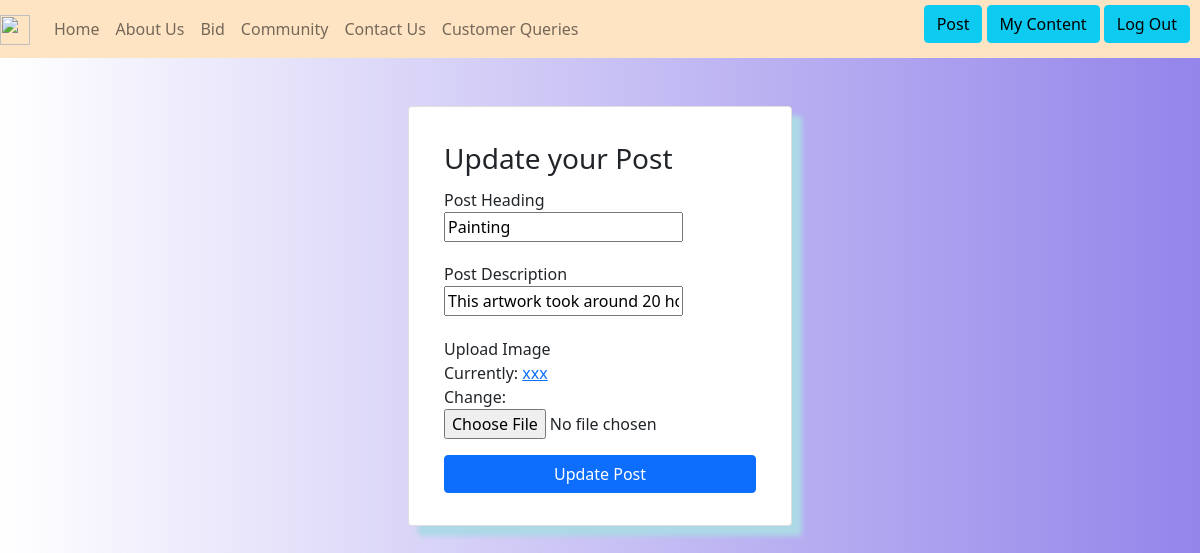
The page /update/1 (signed in) on the database as committed earlier.
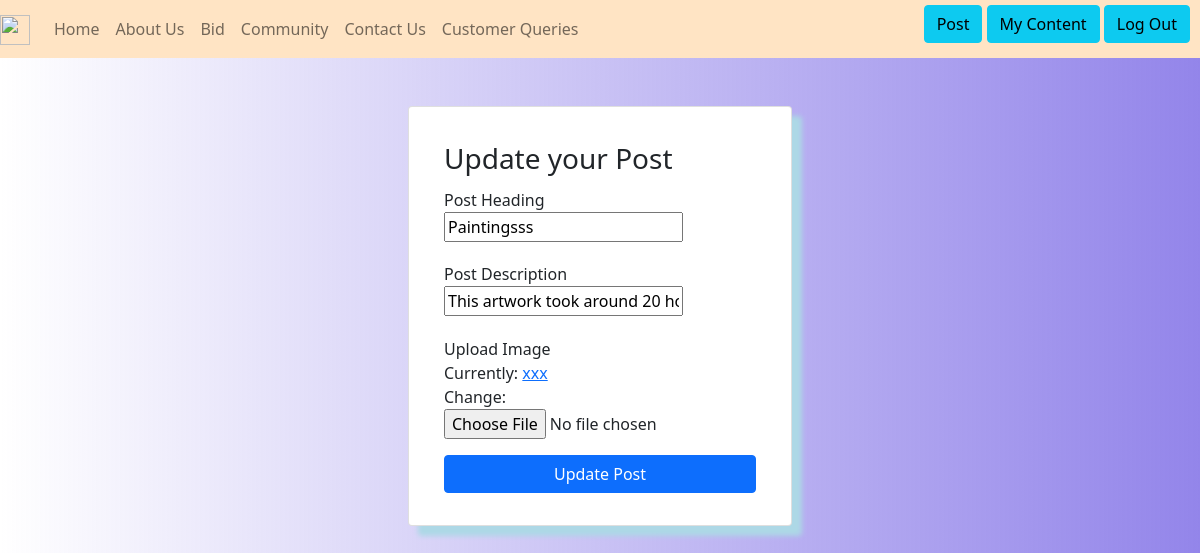
The same page on the database as committed later.
### artsforum/models.py (models this page shows, shortened)
class Posts(models.Model):
    image = models.ImageField(upload_to='uploads/posts')
    name = models.CharField(max_length=30)
    description = models.CharField(max_length=200)
    user_created =models.ForeignKey(User, on_delete=models.CASCADE)

### artsforum/views.py (the view)
# urls.py: path('update/<int:id>',views.update_page_view, name='query'),
def update_page_view(request, id):
    if request.user.is_authenticated:
        try:
            post = Posts.objects.get(id=id) # Retrive the posts with id passed through the url
        except Posts.DoesNotExist:
            raise Http404("Post does not exist") # Raise an exception
        if request.method == 'POST':
            form = PostCreation(request.POST,request.FILES)
            if form.is_valid():
                post.name = form.cleaned_data['name']
                post.description = form.cleaned_data['description']
                post.image = form.cleaned_data['image']
                post.save()
                return redirect('myposts')
        else:
            form = PostCreation(initial={
                'name': post.name,
                'description': post.description,
                'image': post.image
            })
        return render(request, 'users/update_post.html', {'form': form})
    return redirect('login')

### artsforum/forms.py
class PostCreation(forms.Form):
    image = forms.ImageField()
    min_length = 2
    max_length = 20
    message_lt_min = f"Should have at least {min_length} characters."
    message_ht_max = f"Should have at most{max_length} characters."
    name = forms.CharField(validators=[
    validators.MinLengthValidator(min_length, message_lt_min),
    validators.MaxLengthValidator(max_length, message_ht_max)
    ])
    max_length_des=200
    message_ht_max_des = f"Should have at most{max_length_des} characters."
    description = forms.CharField(validators=[
    validators.MinLengthValidator(min_length, message_lt_min),
    validators.MaxLengthValidator(max_length_des, message_ht_max_des)
    ])
    class Meta:
        model = Posts
        fields = ['image', 'name','description']

### artsforum/templates/users/update_post.html (shortened to what this page needs)
<!doctype html>
<html lang="en">
  <head>
    <link href="https://cdn.jsdelivr.net/npm/bootstrap@5.0.2/dist/css/bootstrap.min.css" rel="stylesheet">
  </head>
  <body style="background-image: linear-gradient(to right, rgba(255,0,0,0), rgb(147, 133, 234));">
    {% extends 'users/header.html' %}
    {% block content %}
    <div class="row d-flex justify-content-center" style="margin-top: 4%;">
        <div class="col-md-6 col-xl-4">
            <div class="card mb-5" style="box-shadow: 10px 10px 5px lightblue;">
                <div class="card-body d-flex flex-column align-items-center" style="margin-top: 5%;">
                    <form method="post" enctype="multipart/form-data">
                        <div class="container">
                            <div style="margin-bottom: 4%;">
                            <h3>Update your Post</h3>
                        </div>
                        <div class="row" style="margin-bottom: 1.5%;">
                            <div class="col">
                            <label>Post Heading</label>
                            </div>
                            <div class="col">
                                {{ form.name }}
                            </div>
                            <div style="color: red;">
                          </div>
                        </div>
                        <div class="row" style="margin-bottom: 1.5%;">
                            <div class="col">
                            <label>Post Description</label>
                            </div>
                            <div class="col">
                            {{ form.description }}
                            </div>
                            <div style="color: red;">
                            </div>
                        </div>
                        <div class="row" style="margin-bottom: 1.5%;">
                            <div class="col">
                            <label>Upload Image</label>
                            </div>
                            <div class="col">
                            {{ form.image }}
                            </div>
                        </div>
                        <div class="mb-3" style="margin-top: 5%;"><button class="btn btn-primary d-block w-100" type="submit">Update Post</button></div>
                    </div>
                    </form>
            </div>
        </div>
    </div>
    {% endblock content %}

Rows that differ between the two databases and show on the page:
changed Posts: name "Painting" → "Paintingsss"
